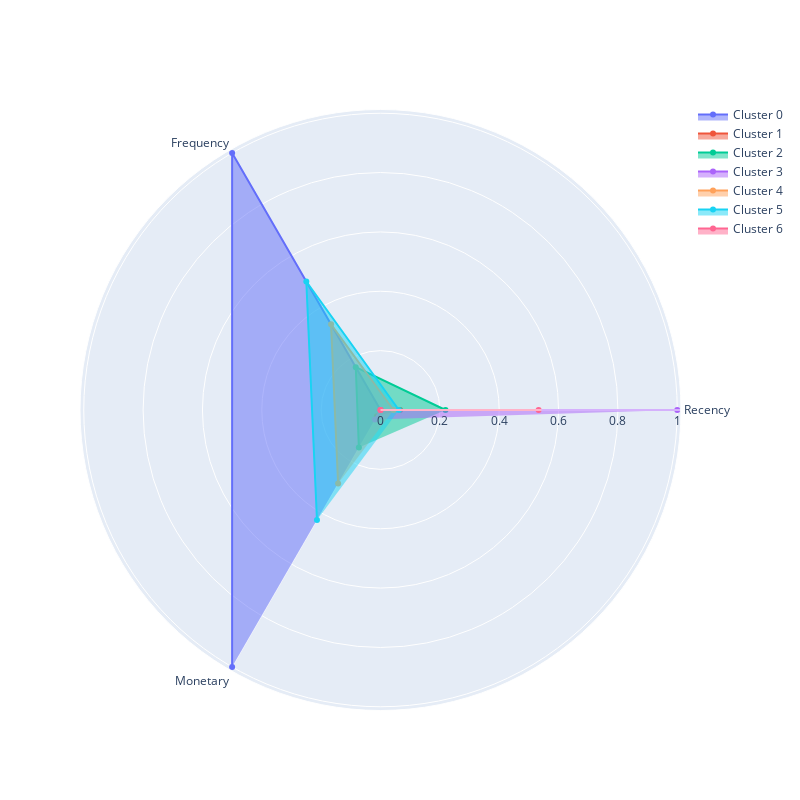

Notebook code for this chart:
### Markdown cell above
### Задание 6.7
Визуализируйте профили кластеров в виде полярной диаграммы на основе средних RFM-характеристик, вычисленных для каждого кластера.

Проанализируйте кластеры и на основе анализа сопоставьте номер кластера и его описание.

* Кластер соответствует «лояльным» клиентам, которые приносят наибольший доход, совершают покупки чаще всего, а давность их последней покупки наименьшая.
* Кластер соответствует «перспективным» клиентам, которые являются активными покупателями, но покупают не так часто и не так много, как лояльные клиенты.
* Кластер соответствует «подвисшим» клиентам, которые относительно недавно сделали несколько заказов на небольшие суммы. Потенциально эти клиенты могут быть переведены в кластер «перспективных».
* Кластер соответствует клиентам «в зоне риска», которые несколько раз покупали товары на небольшие суммы, однако их последняя покупка была совершена более пяти месяцев назад.
* Кластер соответствует клиентам-«новичкам», которые относительно недавно сделали один заказ на небольшую сумму. 
* Кластер соответствует «спящим» или «почти потерянным» клиентам, которые сделали один заказ на маленькую сумму более семи месяцев назад и больше не возвращались.
* Кластер соответствует «потерянным» клиентам, которые купили меньше всего товара, и их последняя покупка была совершена около года назад.

### Code cell
plot_cluster_profile(cluster_grouped, n_clusters=7)

### Figure 1 — Plotly figure (JSON) as saved in the notebook; plotly's stock layout.template omitted (floating-point values rounded to 4 significant figures)
{"data": [{"fill": "toself", "name": "Cluster 0", "r": [0, 1.0, 1.0], "theta": ["Recency", "Frequency", "Monetary"], "type": "scatterpolar"}, {"fill": "toself", "name": "Cluster 1", "r": [0.06569, 0, 0.02436], "theta": ["Recency", "Frequency", "Monetary"], "type": "scatterpolar"}, {"fill": "toself", "name": "Cluster 2", "r": [0.219, 0.1667, 0.1457], "theta": ["Recency", "Frequency", "Monetary"], "type": "scatterpolar"}, {"fill": "toself", "name": "Cluster 3", "r": [1.0, 0, 0.03716], "theta": ["Recency", "Frequency", "Monetary"], "type": "scatterpolar"}, {"fill": "toself", "name": "Cluster 4", "r": [0.0438, 0.3333, 0.2857], "theta": ["Recency", "Frequency", "Monetary"], "type": "scatterpolar"}, {"fill": "toself", "name": "Cluster 5", "r": [0.06204, 0.5, 0.4282], "theta": ["Recency", "Frequency", "Monetary"], "type": "scatterpolar"}, {"fill": "toself", "name": "Cluster 6", "r": [0.5328, 0, 0], "theta": ["Recency", "Frequency", "Monetary"], "type": "scatterpolar"}], "layout": {"autosize": false, "height": 800, "showlegend": true, "width": 800}}
